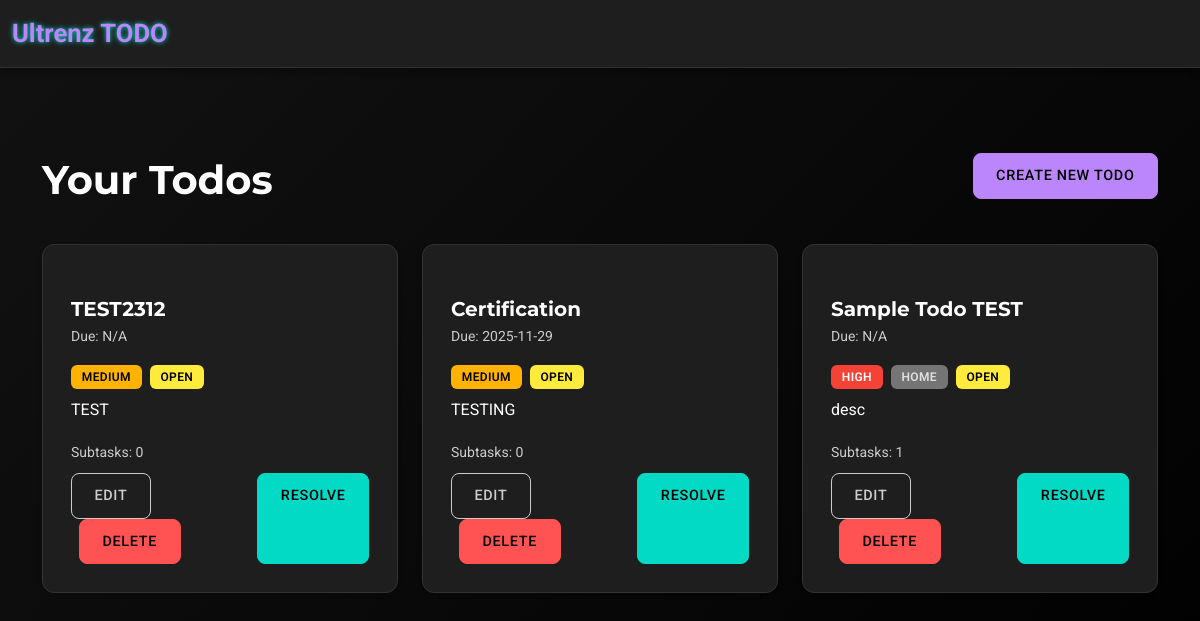
The page / on the database its author committed.
### tasks/models.py (models this page shows, shortened)
class Todo(models.Model):
	class Priority(models.TextChoices):
		LOW = "low", "Low"
		MEDIUM = "medium", "Medium"
		HIGH = "high", "High"
	title = models.CharField(max_length=200)
	description = models.TextField(blank=True)
	owner = models.ForeignKey(
		User,
		null=True,
		blank=True,
		on_delete=models.SET_NULL,
		related_name="todos",
	)
	due_date = models.DateField(null=True, blank=True)
	resolved = models.BooleanField(default=False)
	priority = models.CharField(max_length=10, choices=Priority.choices, default=Priority.MEDIUM)
	tags = models.ManyToManyField("Tag", blank=True, related_name="todos")
	created_at = models.DateTimeField(auto_now_add=True)
	updated_at = models.DateTimeField(auto_now=True)
	class Meta:
		ordering = ["-created_at"]

class Tag(models.Model):
	name = models.CharField(max_length=50, unique=True)
	class Meta:
		ordering = ["name"]

### tasks/views.py (the view)
# urls.py: path("", views.TodoListView.as_view(), name="todo_list"),
class TodoListView(ListView):
	model = Todo
	template_name = "tasks/todo_list.html"
	context_object_name = "todos"

### tasks/templates/tasks/todo_list.html
{% extends 'base.html' %}
{% block content %}
<div class="d-flex justify-content-between align-items-center mb-4">
  <h1>Your Todos</h1>
  <a class="btn btn-primary" href="{% url 'tasks:todo_create' %}">Create New Todo</a>
</div>
{% if todos %}
  <div class="row row-cols-1 row-cols-md-2 row-cols-lg-3 g-4">
    {% for todo in todos %}
      <div class="col">
        <div class="card h-100 shadow-sm">
          <div class="card-body d-flex flex-column">
            <h5 class="card-title mb-1">{{ todo.title }}</h5>
            <p class="card-text text-muted small">Due: {{ todo.due_date|date:'Y-m-d'|default:"N/A" }}</p>
            <div class="mb-2">
              <span class="badge text-bg-{{ todo.priority }}">{{ todo.get_priority_display }}</span>
              {% for tag in todo.tags.all %}
                <span class="badge text-bg-secondary ms-1">{{ tag.name }}</span>
              {% endfor %}
              {% if todo.resolved %}
                <span class="badge text-bg-success ms-1">Resolved</span>
              {% else %}
                <span class="badge text-bg-warning text-dark ms-1">Open</span>
              {% endif %}
            </div>
            {% if todo.description %}
              <p class="card-text flex-grow-1">{{ todo.description|truncatechars:100 }}</p>
            {% else %}
              <p class="card-text flex-grow-1 text-muted">No description.</p>
            {% endif %}
            <div class="mt-auto">
              <small class="text-muted">Subtasks: {{ todo.subtasks.count }}</small>
              <div class="d-flex justify-content-between mt-2">
                <div>
                  <a class="btn btn-sm btn-outline-secondary" href="{% url 'tasks:todo_edit' todo.pk %}">Edit</a>
                  <a class="btn btn-sm btn-danger ms-2" href="{% url 'tasks:todo_delete' todo.pk %}">Delete</a>
                </div>
                <a class="btn btn-sm btn-info" href="{% url 'tasks:todo_toggle_resolved' todo.pk %}">{% if todo.resolved %}Unresolve{% else %}Resolve{% endif %}</a>
              </div>
            </div>
          </div>
        </div>
      </div>
    {% endfor %}
  </div>
{% else %}
  <div class="alert alert-info" role="alert">
    No todos yet. <a href="{% url 'tasks:todo_create' %}" class="alert-link">Create one!</a>
  </div>
{% endif %}
{% endblock %}

### templates/base.html (shortened to what this page needs)
<!doctype html>
<html lang="en">
  <head>
    <link href="https://cdn.jsdelivr.net/npm/bootstrap@5.3.2/dist/css/bootstrap.min.css" rel="stylesheet">
    {% load static %}
    <link rel="stylesheet" href="{% static 'css/style.css' %}">
  </head>
  <body>
    <nav class="navbar navbar-expand-lg navbar-light bg-light mb-4">
      <div class="container-fluid">
        <a class="navbar-brand" href="/">Ultrenz TODO</a>
      </div>
    </nav>
    <div class="container">
      {% block content %}{% endblock %}
    </div>
  </body>
</html>

### static/css/style.css (style rules this page uses)
:root { --primary-color: #bb86fc; --primary-light: #e0b4ff; --primary-dark: #8c58cc; --accent-color: #03dac6; --accent-light: #66ffda; --accent-dark: #00a896; --background-dark: #121212; --surface-dark: #1e1e1e; --text-primary: #ffffff; --text-secondary: #cccccc; --text-inverted: #000000; --border-color: #333333; --shadow-color: rgba(0, 0, 0, 0.4); }
body { font-family: 'Roboto', sans-serif; background: linear-gradient(135deg, var(--background-dark) 0%, #000000 100%); color: var(--text-primary); line-height: 1.6; margin: 0; padding: 0; min-height: 100vh; display: flex; flex-direction: column; }
h1, h2, h3, h4, h5, h6 { font-family: 'Montserrat', sans-serif; color: var(--text-primary); margin-top: 1.5rem; margin-bottom: 1rem; font-weight: 700; }
.navbar { background-color: var(--surface-dark) !important; border-bottom: 1px solid var(--border-color); box-shadow: 0 4px 8px var(--shadow-color); }
.navbar-brand { font-weight: 700; color: var(--primary-color) !important; font-size: 1.6rem; text-shadow: 0 0 5px var(--accent-color); }
.container { padding-top: 40px; padding-bottom: 40px; flex-grow: 1; }
.btn { padding: 0.7rem 1.4rem; border-radius: 0.5rem; font-weight: 500; transition: all 0.3s ease-in-out; text-transform: uppercase; letter-spacing: 0.05em; font-size: 0.9em; }
.btn-primary { background-color: var(--primary-color); border-color: var(--primary-color); color: var(--text-inverted); box-shadow: 0 4px 6px rgba(var(--primary-color-rgb), 0.3); }
.btn-danger { background-color: #ff5252; border-color: #ff5252; color: var(--text-inverted); }
.btn-info { background-color: var(--accent-color); border-color: var(--accent-color); color: var(--text-inverted); box-shadow: 0 4px 6px rgba(var(--accent-color-rgb), 0.3); }
.btn-outline-secondary { color: var(--text-secondary); border-color: var(--text-secondary); }
.badge { font-weight: 600; padding: 0.5em 0.9em; border-radius: 0.375rem; text-transform: uppercase; font-size: 0.75em; letter-spacing: 0.03em; }
.badge.text-bg-medium { background-color: #ffb300 !important; color: var(--text-inverted) !important; }
.badge.text-bg-high { background-color: #f44336 !important; color: var(--text-primary) !important; }
.badge.text-bg-warning { background-color: #ffeb3b !important; color: var(--text-inverted) !important; }
.card { border: 1px solid var(--border-color); border-radius: 0.75rem; background-color: var(--surface-dark); box-shadow: 0 1rem 2rem var(--shadow-color); transition: transform 0.3s ease-in-out, box-shadow 0.3s ease-in-out; }
.card-body { padding: 1.75rem; }
.card-title, .card-text { color: var(--text-primary); }
.card-text.text-muted, .card-body small.text-muted { color: var(--text-secondary) !important; }
.d-flex.justify-content-between.align-items-center { margin-bottom: 2.5rem; }
.text-bg-medium { background-color: #ffb300 !important; color: #121212 !important; }
.text-bg-high { background-color: #f44336 !important; color: #e0e0e0 !important; }
.text-bg-warning { background-color: #ffeb3b !important; color: #121212 !important; }
.text-bg-secondary { background-color: #757575 !important; color: #e0e0e0 !important; }

### rows shown on the page
Todo: title "TEST2312", due_date "N/A", priority "MEDIUM", resolved "OPEN", description "TEST", subtasks.count "0"
Todo: title "Certification", due_date "2025-11-29", priority "MEDIUM", resolved "OPEN", description "TESTING", subtasks.count "0"
Todo: title "Sample Todo TEST", due_date "N/A", priority "HIGH", resolved "OPEN", description "desc", subtasks.count "1"
Tag: name "HOME"
